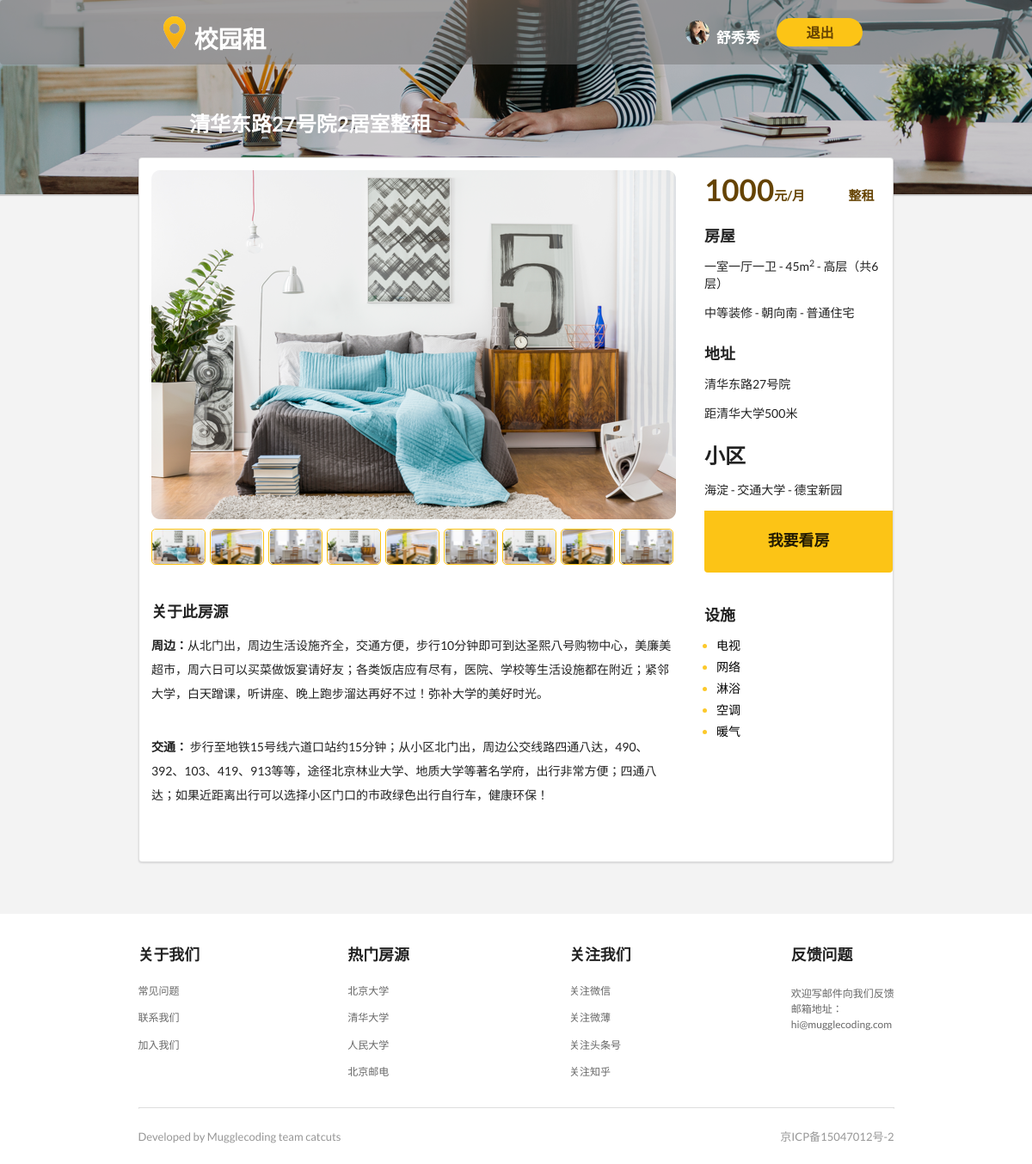
Screenshot of /detail/1/ (signed in) with the database file from the repository.
### workapp/models.py (models this page shows, shortened)
class UserInfo(models.Model):
    belong_to = models.OneToOneField(to=User, related_name='user_info')
    name = models.CharField(max_length=50, default=u'侯爵')
    phone_number = models.CharField(max_length=11)
    ARTICLE_CHOICES = {
        ('保密', '保密'),
        ('男', '男'),
        ('女', '女'),
    }
    sex = models.CharField(choices=ARTICLE_CHOICES, max_length=10, default='保密')
    email = models.EmailField(unique=True)
    avatar = models.ImageField(upload_to='avatar', default='avatar/wenhao.png')

class HouseInfo(models.Model):
    title = models.CharField(max_length=200, blank=True)  # 房源标题
    rent = models.IntegerField(default=1000)  # 房源价格
    type = models.CharField(max_length=200, blank=True)  # 类型
    house = models.TextField(default="", blank=True)  # 房屋信息
    address = models.CharField(max_length=200, blank=True)  # 地址信息
    community = models.TextField(default="", blank=True)  # 小区信息
    circum = models.TextField(default="", blank=True)  # 周边信息
    translate = models.TextField(default="", blank=True)  # 交通信息
    installations = models.CharField(max_length=200, blank=True)  # 设施信息
    area_to = models.ManyToManyField(to=Area, related_name='area_to')  # 房源对应学校名字
    label = models.CharField(max_length=200)  # 房源标签
    houseIntroduce = models.TextField()  # 房源简介
    distance = models.IntegerField(default=500)  # 房源和学校距离
    ARTICLE_CHOICES = {
        ('一室一厅一卫', '一室一厅一卫'),
        ('二室一厅一卫', '二室一厅一卫'),
        ('三室一厅一卫', '三室一厅一卫'),
        ('三室一厅两卫', '三室一厅两卫'),
        ('三室两厅两卫', '三室两厅两卫'),
        ('四室两厅两卫', '四室两厅两卫'),
    }
    housetype = models.CharField(choices=ARTICLE_CHOICES, max_length=200, blank=True)  # 户型
    housetype_short = models.CharField(default=None, blank=True, null=True, max_length=200)
    pic_max = models.ImageField(upload_to='house_pic')
    pic_1 = models.ImageField(upload_to='house_pic', blank=True)
    pic_2 = models.ImageField(upload_to='house_pic', blank=True)
    pic_3 = models.ImageField(upload_to='house_pic', blank=True)
    pic_4 = models.ImageField(upload_to='house_pic', blank=True)
    pic_5 = models.ImageField(upload_to='house_pic', blank=True)
    pic_6 = models.ImageField(upload_to='house_pic', blank=True)
    pic_7 = models.ImageField(upload_to='house_pic', blank=True)
    pic_8 = models.ImageField(upload_to='house_pic', blank=True)
    pic_9 = models.ImageField(upload_to='house_pic', blank=True)
    class Meta:
        ordering = ['rent']

class Area(models.Model):
    name = models.CharField(max_length=100, unique=True)
    introduce = models.TextField(blank=True)
    picture = models.ImageField(upload_to='area_pic', blank=True)

### workapp/views.py (the view)
# urls.py: url(r'^detail/(?P<id>\d+)/$', detail, name='detail'),
@login_required(login_url='/index/')
def detail(request, id):
    try:
        houseinfo = HouseInfo.objects.get(id=id)
        context = {}
        context['mianji'] = houseinfo.house.split(',')[0]
        context['louceng'] = houseinfo.house.split(',')[1]
        context['zhuangxiu'] = houseinfo.house.split(',')[2]
        context['chaoxiang'] = houseinfo.house.split(',')[3]
        context['zhuzhaileixing'] = houseinfo.house.split(',')[4]
        context['installations'] = houseinfo.installations.split(',')
        context['houseinfo'] = houseinfo
        return render(request, 'detail.html', context)
    except ObjectDoesNotExist:
        return redirect(to='index')

### workapp/templates/detail.html (shortened to what this page needs)
<!DOCTYPE html>
{% load staticfiles %}
<html>
	<head>
		<link rel="stylesheet" type="text/css" href="{% static 'css/semantic.css' %}" />
		<link rel="stylesheet" href="{% static 'css/CampusRenting-LandingPage.css' %}" media="screen" title="no title" charset="utf-8">
		<link rel="stylesheet" type="text/css" href="{% static 'css/详情页.css' %}" />
	</head>
	<body>
		<div class="ui basic borderless segment" id="nav" style="padding: 0px;">
			<div class="ui inverted grey basic borderless two item mini menu" id="top_menu">
			<div class="item">
				<div class="ui mini image" style="margin-left: -100px;">
					<img src="/static/image/3详情页/logo.png" />
				</div>
				<a href="{% url 'index' %}" class="ui header " id="top_left_header" style="font-size: 2rem">校园租</a>
			</div>
			<div class="item">
				{% if request.user.is_authenticated %}
					<img src="/upload/{{ request.user.user_info.avatar }}" alt="" class="ui avatar image" />
					<span style="position: relative; top: 15%; margin-left: 5px; color: #FFF; font-size: 1.2rem; font-weight: 700">{{ request.user.user_info.name }}</span>
					<div class="ui circular button" style="width: 100px; height: 33px; margin-left: 20px; padding-top: 0; padding-bottom: 0; background-color: #fcc416; line-height: 33px" >
						<a href="{% url 'logout' %}" class="text-register in-menu-masterhead">退出</a>
					</div>
				{% endif %}
			</div>
		</div>
			<h2 class="ui header" style="position: absolute;margin-left: 220px;margin-top: 40px;color: white;">
				{{ houseinfo.title }}
			</h2>
		</div>
		<div class="ui basic borderless segment" id="middle_content">
			<div class="ui container segment" id="middle_inner_content">
				<div class="ui grid">
					<div class="twelve wide column">
						<div class="ui image">
							<img src="/upload/{{ houseinfo.pic_max }}" />
						</div>
						<div class="ui nine column grid">
							<div class="column" style="margin-left: 14px;">
								<img src="/upload/{{ houseinfo.pic_1 }}"  style="border: 1px solid #fcc416;
border-radius: 5px; height:42px; width:63px " />
							</div>
							<div class="column">
								<img src="/upload/{{ houseinfo.pic_2 }}" style="border: 1px solid #fcc416;
border-radius: 5px; height:42px; width:63px " />
							</div>
							<div class="column">
								<img src="/upload/{{ houseinfo.pic_3 }}" style="border: 1px solid #fcc416;
border-radius: 5px; height:42px; width:63px " />
							</div>
							<div class="column">
                                <img src="/upload/{{ houseinfo.pic_4 }}" style="border: 1px solid #fcc416;
border-radius: 5px; height:42px; width:63px " />
							</div>
							<div class="column">
                                <img src="/upload/{{ houseinfo.pic_5 }}" style="border: 1px solid #fcc416;
border-radius: 5px; height:42px; width:63px " />
							</div>
							<div class="column">
                                <img src="/upload/{{ houseinfo.pic_6 }}" style="border: 1px solid #fcc416;
border-radius: 5px; height:42px; width:63px " />
							</div>
							<div class="column">
                                <img src="/upload/{{ houseinfo.pic_7 }}" style="border: 1px solid #fcc416;
border-radius: 5px; height:42px; width:63px " />
							</div>
							<div class="column">
								<img src="/upload/{{ houseinfo.pic_8 }}" style="border: 1px solid #fcc416;
border-radius: 5px; height:42px; width:63px " />
							</div>
							<div class="column">
								<img src="/upload/{{ houseinfo.pic_9 }}" style="border: 1px solid #fcc416;
border-radius: 5px; height:42px; width:63px " />
							</div>
						</div>
						<div class="ui basic segment container" id="middle_bottom_content">
							<h3 class="ui header">关于此房源</h3>
							<p><b>周边：</b>{{ houseinfo.circum }} </p>
							<br />
							<p><b>交通：</b> {{ houseinfo.translate }}</p>
						</div>
					</div>
					<div class="four wide column" style="padding-left: 0px;">
						<div class="ui clearing basic segment">
							<h1 class="ui left floated header">{{ houseinfo.rent }}<h4 class="ui left floated header" >元/月</h4></h1>
							<h4 class="ui right floated header">{{ houseinfo.type }}</h4>
						</div>
						<div class="ui basic segment">
							<h3 class="ui header">房屋</h3>
							<p>{{ houseinfo.housetype }} - {{ mianji }}m<sup>2</sup> - {{ louceng }}</p>
							<p>{{ zhuangxiu }} - {{ chaoxiang }} - {{ zhuzhaileixing}}</p>
							<h3 class="ui header">地址</h3>
							<p>{{ houseinfo.address }}</p>
							{% for i in houseinfo.area_to.all %}
                                <p>距{{ i.name }}{{ houseinfo.distance }}米</p>
                            {% endfor %}
							<h2 class="ui header">小区</h2>
							<p>{{ houseinfo.community }}</p>
						</div>
						<a href="/appointment/?houseinfo_id={{ houseinfo.id }}">
							<button  class="ui fluid button" id="button_1" style="border-top-left-radius: 0px;border-top-right-radius: 0px;"><h3 class="ui header">我要看房</h3></button>
						</a>
							<div class="ui basic segment container" style="margin-top: 40px;">
								<h3 class="ui header">设施</h3>
								<ul>
                                    {% for i in installations  %}
									    <li><span>{{ i }}</span></li>
                                    {% endfor %}
								</ul>
							</div>
						</div>
					</div>
				</div>
			</div>
        <div class="ui vertical segment footer">
            <div class="ui container footer">
                <div class="ui grid footer">
                    <div class="four wide column in-footer">
                        <div class="ui vertical text menu in-footer">
                            <div class="item header-in-menu-footer">
                                <h3 class="ui header">关于我们</h3>
                            </div>
                            <div class="item in-menu-footer">常见问题</div>
                            <div class="item in-menu-footer">联系我们</div>
                            <div class="item in-menu-footer">加入我们</div>
                        </div>
                    </div>
                    <div class="four wide column in-footer" style="padding-left: 31px;">
                        <div class="ui vertical text menu in-footer">
                            <div class="item header-in-menu-footer">
                                <h3 class="ui header">热门房源</h3>
                            </div>
                            <div class="item in-menu-footer">北京大学</div>
                            <div class="item in-menu-footer">清华大学</div>
                            <div class="item in-menu-footer">人民大学</div>
                            <div class="item in-menu-footer">北京邮电</div>
                        </div>
                    </div>
                    <div class="four wide column in-footer" style="padding-left: 62px;">
                        <div class="ui vertical text menu in-footer">
                            <div class="item header-in-menu-footer">
                                <h3 class="ui header">关注我们</h3>
                            </div>
                            <div class="item in-menu-footer">关注微信</div>
                            <div class="item in-menu-footer">关注微薄</div>
                            <div class="item in-menu-footer">关注头条号</div>
                            <div class="item in-menu-footer">关注知乎</div>
                        </div>
                    </div>
                    <div class="four wide column in-footer" style="padding-left: 93px;">
                        <div class="ui vertical text menu in-footer">
                            <div class="item header-in-menu-footer">
                                <h3 class="ui header">反馈问题</h3>
                            </div>
                            <div class="item in-menu-footer" style="line-height: 150%;">
                                欢迎写邮件向我们反馈<br />
                                邮箱地址：<br />
                                hi@mugglecoding.com
                            </div>
                        </div>
                    </div>
                </div>
                <div class="ui divider in-footer"></div>
                <div class="text-left in-footer">
                    Developed by Mugglecoding team catcuts
                </div>
                <div class="text-right in-footer">
                    京ICP备15047012号-2
                </div>
            </div>
        </div>
	</body>
</html>

### workapp/static/css/CampusRenting-LandingPage.css (style rules this page uses)
.text-register.in-menu-masterhead { min-width: 32px; font-size: 16px; color: #654303; margin: 5px auto 5px 0; }
.ui.vertical.segment.footer { height: 281px; }
.ui.container.footer { width: 879px; min-width: 879px; }
.four.wide.column.in-footer { padding-top: 24px; background-color: #ffffff; }
.item.header-in-menu-footer { min-width: 64px; font-size: 16px; color: #666666; padding-left: 0 !important; padding-bottom: 0 !important; margin-bottom: 20px !important; }
.item.in-menu-footer { min-width: 48px; font-size: 12px; color: #979797; padding-left: 0 !important; margin-top: 0px !important; margin-bottom: 11px !important; }
.ui.divider.in-footer { border: solid 1px #d8d8d8; margin-top: 19px; }
.text-left.in-footer { min-width: 226px; font-size: 13px; color: #979797; margin-top: 8px; margin-bottom: 22px; display: inline-block; }
.text-right.in-footer { min-width: 128px; font-size: 13px; color: #979797; margin-top: 8px; margin-bottom: 22px; margin-left: 508px; display: inline-block; float: right; }

### workapp/static/css/详情页.css (style rules this page uses)
#top_menu { background-color: rgba(118, 118, 118, 0.5); height: 75px; }
#top_left_header { color: white; margin-bottom: 10px; }
#nav { background-image: url(../image/3详情页/banner_bg.png); background-size: cover; height: 228px; margin: 0px; }
.item { padding: 0px; }
#middle_content { background-color: #f3f3f3; height: 835px; margin: 0px; }
#middle_inner_content { height: 820px; width: 878px; position: relative; margin-left: 50%; margin-top: -5%; }
.ui.nine.column.grid > .column { width: 63px; padding: 0px; margin-top: 25px; margin-left: 5px; }
.four.wide.column > .ui.basic.segment { padding: 0px; }
.four.wide.column > .ui.clearing.basic.segment > h1 { margin-right: 0px; margin-bottom: 0px; font-size: 35px; color: #654303; }
.four.wide.column > .ui.clearing.basic.segment > h4 { margin-top: 20px; color: #654303; }
#button_1 { width: 219px; height: 72px; position: relative; background-color: #fcc416; }
#middle_bottom_content { padding-left: 0px; margin-top: 40px; }
#middle_bottom_content > p { line-height: 200%; }
ul { padding-left: 14px; }
li { color: #fcc92b;margin-top: 5px; }
li > span { color: black; }

### rows the page displays
HouseInfo: title "清华东路27号院2居室整租", pic_max (picture), pic_1 (picture), pic_2 (picture), pic_3 (picture), pic_4 (picture), pic_5 (picture), pic_6 (picture), pic_7 (picture), pic_8 (picture), pic_9 (picture), circum "从北门出，周边生活设施齐全，交通方便，步行10分钟即可到达圣熙八号购物中心，美廉美超市，周六日可以买菜做饭宴请好友；各类饭店应有尽有，医院、学校等生活设施都在附近；紧邻大学，白天蹭课，听讲座、晚上跑步溜达再好不过！弥补大学的美好时光。", translate "步行至地铁15号线六道口站约15分钟；从小区北门出，周边公交线路四通八达，490、392、103、419、913等等，途径北京林业大学、地质大学等著名学府，出行非常方便；四通八达；如果近距离出行可以选择小区门口的市政绿色出行自行车，健康环保！", rent "1000", type "整租", housetype "一室一厅一卫", address "清华东路27号院", distance "500", community "海淀 - 交通大学 - 德宝新园"
Area: name "清华大学"

### other values shown
{{ request.user.user_info.name }} "舒秀秀"
{{ mianji }} "45"
{{ louceng }} "高层（共6层）"
{{ zhuangxiu }} "中等装修"
{{ chaoxiang }} "朝向南"
{{ zhuzhaileixing }} "普通住宅"
{{ i }} "电视" "网络" "淋浴" "空调" "暖气"
